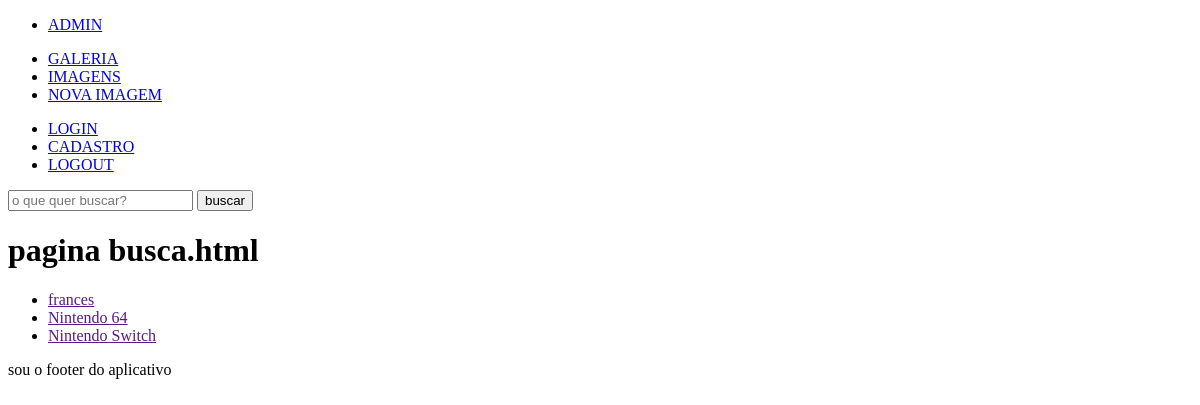
Page /galeria/busca/ (signed in) on the earlier database version.
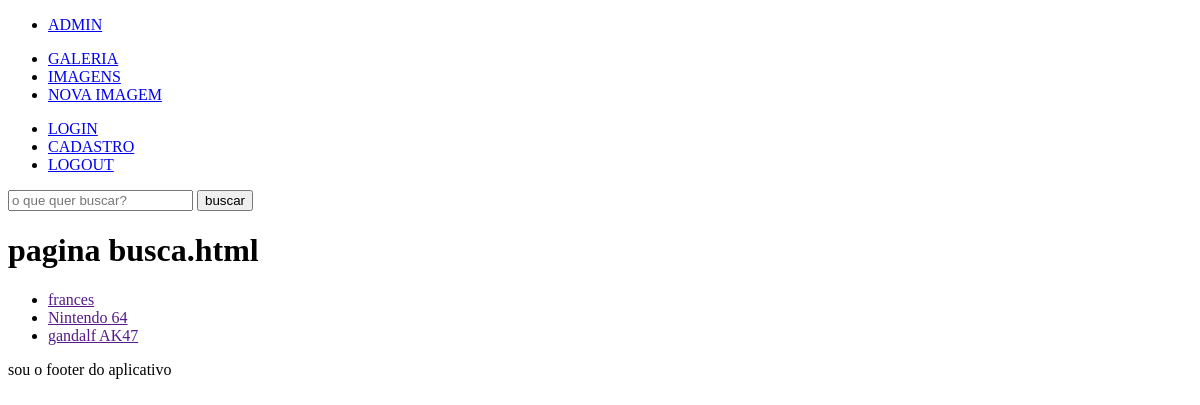
Same page on the later database version.
### galeria/models.py (models this page shows)
class Imagem(models.Model):
    OPCOES_CATEGORIA = [
        ('PESSOA', 'pessoa'),
        ('CONSOLE', 'console'),
    ]
    nome = models.CharField(max_length=100, null=False, blank=False)
    legenda = models.CharField(max_length=150, null=False, blank=False)
    categoria = models.CharField(max_length=100, choices=OPCOES_CATEGORIA, default='')
    descricao = models.TextField(null=False, blank=False)
    foto = models.ImageField(upload_to='imagem/%Y/%m/%d/', blank=True)
    eh_publicada = models.BooleanField(default=True)
    data_fotografia = models.DateTimeField(default=datetime.now, blank=False)
    usuario = models.ForeignKey(
        to = User,
        on_delete = models.SET_NULL,
        null = True,
        blank = False,
        related_name = 'user'
    )
    def __str__(self):
        return self.nome

### galeria/views.py (the view)
# urls.py: path('busca/', view_busca, name='busca'),
def view_busca(request):
    if not request.user.is_authenticated:
        messages.error(request, 'Usuário não logado no galeria/busca.html')
        return redirect('usuario:login')
    imagens = Imagem.objects.all()
    print(request)
    if 'buscando' in request.GET:
        nome = request.GET['buscando']
        if nome:
            imagens = imagens.filter(nome__icontains=nome)
    return render(request, 'galeria/paginas/busca.html', context={'imagens':imagens})

### galeria/templates/galeria/paginas/busca.html
{% extends 'global/paginas/base.html' %}
{% block conteudo %}
<h1>pagina busca.html</h1>
{% if imagens %}
<ul>
    {% for imagem in imagens %}
    <li><a href="">{{imagem}}</a></li>
    {% endfor %}
</ul>
{% else %}
<p>nada foi enviado</p>
{% endif %}
{% endblock conteudo %}

Differences in the rows shown:
removed Imagem: nome "Nintendo Switch"
added Imagem: nome "gandalf AK47"
